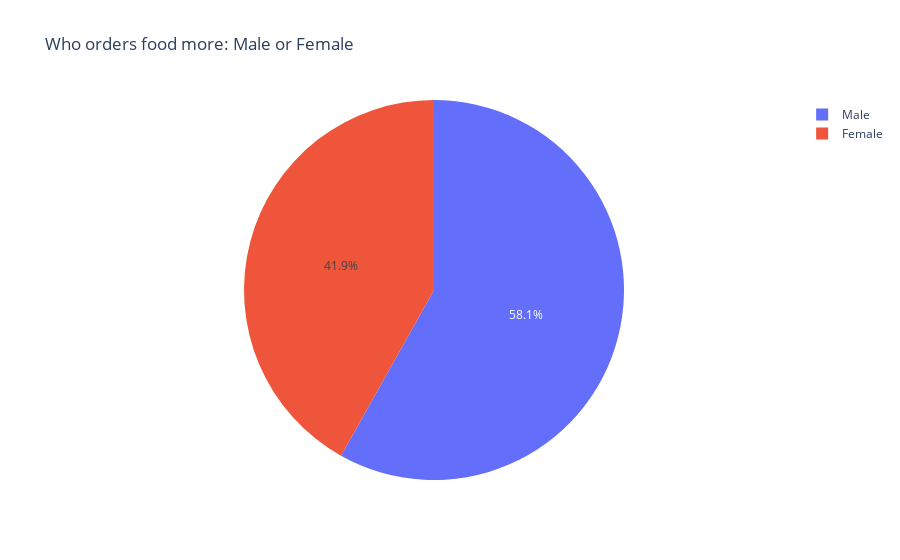

The code cell stored with this chart in its notebook:
### Code cell
gender_counts = buying_food_again["Gender"].value_counts().reset_index()

fig = px.pie(gender_counts, values='count', names='Gender', title='Who orders food more: Male or Female')
fig.show()

### Figure 1 — Plotly figure (JSON) as saved in the notebook; plotly's stock layout.template omitted (floating-point values rounded to 4 significant figures)
{"data": [{"domain": {"x": [0, 1], "y": [0, 1]}, "hovertemplate": "Gender=%{label}<br>count=%{value}<extra></extra>", "labels": ["Male", "Female"], "legendgroup": "", "name": "", "showlegend": true, "type": "pie", "values": [175, 126]}], "layout": {"autosize": true, "legend": {"tracegroupgap": 0}, "title": {"text": "Who orders food more: Male or Female"}}}
